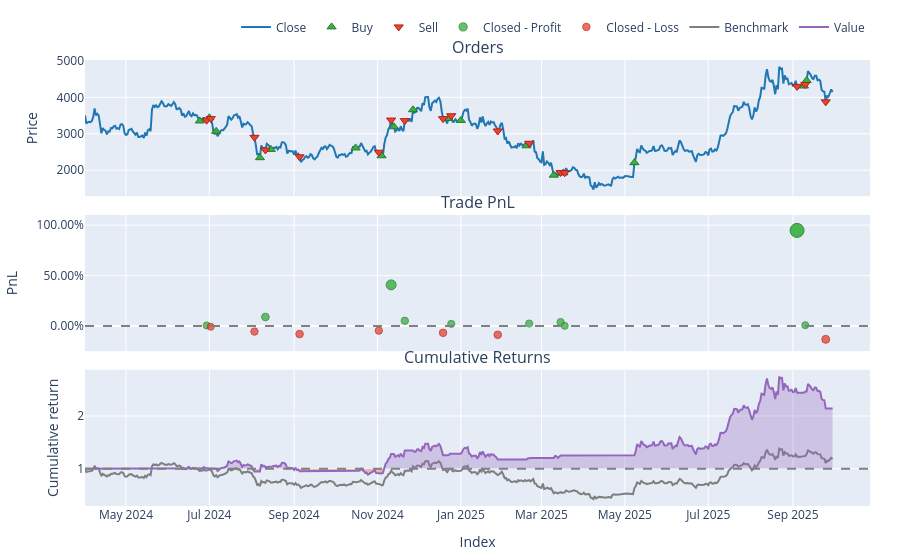

Notebook code for this chart:
### Code cell
fig4 = pf['ETHUSD'].plot()
fig4.update_layout(autosize=True)
fig4.update_layout(
    autosize=True,
    height=None,  # Remove fixed height
    width=None,   # Remove fixed width
)
fig4.write_html("strategy_chart.html")
html_str = fig4.to_html(include_plotlyjs='cdn', full_html=False, config={"responsive": True})

fig4.show()

### Figure 1 — Plotly figure (JSON) as saved in the notebook; plotly's stock layout.template omitted (floating-point values rounded to 4 significant figures; data arrays with more than 128 entries replaced by an {"elided": "..."} marker saying what was removed)
{"data": [{"legendgroup": "0", "line": {"color": "#1f77b4"}, "mode": "lines", "name": "Close", "showlegend": true, "type": "scatter", "x": {"elided": "548 str values"}, "xaxis": "x", "y": {"elided": "548 float values"}, "yaxis": "y"}, {"customdata": {"elided": "17x9 mixed values"}, "hovertemplate": "<br>Order Id: %{customdata[0]}\n<br>Signal Index: %{customdata[1]}\n<br>Creation Index: %{customdata[2]}\n<br>Fill Index: %{customdata[3]}\n<br>Size: %{customdata[4]:,}\n<br>Price: %{customdata[5]:,}\n<br>Fees: %{customdata[6]:,}\n<br>Type: %{customdata[7]}\n<br>Stop Type: %{customdata[8]}", "legendgroup": "1", "marker": {"color": "#37B13F", "line": {"color": "rgb(38,123,44)", "width": 1}, "size": 8, "symbol": "triangle-up"}, "mode": "markers", "name": "Buy", "type": "scatter", "x": ["2024-06-24T00:00:00+00:00", "2024-07-01T00:00:00+00:00", "2024-07-06T00:00:00+00:00", "2024-08-07T00:00:00+00:00", "2024-08-15T00:00:00+00:00", "2024-10-16T00:00:00+00:00", "2024-11-04T00:00:00+00:00", "2024-11-13T00:00:00+00:00", "2024-11-27T00:00:00+00:00", "2024-12-23T00:00:00+00:00", "2025-01-01T00:00:00+00:00", "2025-02-18T00:00:00+00:00", "2025-03-10T00:00:00+00:00", "2025-03-17T00:00:00+00:00", "2025-05-08T00:00:00+00:00", "2025-09-09T00:00:00+00:00", "2025-09-11T00:00:00+00:00"], "xaxis": "x", "y": [3351.0, 3438.0, 3067.0, 2344.0, 2570.0, 2611.0, 2397.0, 3191.0, 3658.0, 3418.0, 3366.0, 2671.0, 1864.0, 1926.0, 2207.0, 4310.0, 4461.0], "yaxis": "y"}, {"customdata": {"elided": "17x9 mixed values"}, "hovertemplate": "<br>Order Id: %{customdata[0]}\n<br>Signal Index: %{customdata[1]}\n<br>Creation Index: %{customdata[2]}\n<br>Fill Index: %{customdata[3]}\n<br>Size: %{customdata[4]:,}\n<br>Price: %{customdata[5]:,}\n<br>Fees: %{customdata[6]:,}\n<br>Type: %{customdata[7]}\n<br>Stop Type: %{customdata[8]}", "legendgroup": "2", "marker": {"color": "#EA4335", "line": {"color": "rgb(181,31,18)", "width": 1}, "size": 8, "symbol": "triangle-down"}, "mode": "markers", "name": "Sell", "type": "scatter", "x": ["2024-06-29T00:00:00+00:00", "2024-07-02T00:00:00+00:00", "2024-08-03T00:00:00+00:00", "2024-08-11T00:00:00+00:00", "2024-09-05T00:00:00+00:00", "2024-11-02T00:00:00+00:00", "2024-11-11T00:00:00+00:00", "2024-11-21T00:00:00+00:00", "2024-12-19T00:00:00+00:00", "2024-12-25T00:00:00+00:00", "2025-01-28T00:00:00+00:00", "2025-02-20T00:00:00+00:00", "2025-03-15T00:00:00+00:00", "2025-03-18T00:00:00+00:00", "2025-09-04T00:00:00+00:00", "2025-09-10T00:00:00+00:00", "2025-09-25T00:00:00+00:00"], "xaxis": "x", "y": [3373.0, 3416.0, 2902.0, 2556.0, 2368.0, 2493.0, 3376.0, 3360.0, 3414.0, 3494.0, 3076.0, 2739.0, 1938.0, 1931.0, 4298.0, 4350.0, 3876.0], "yaxis": "y"}, {"customdata": [["0", "0", "2024-06-29 00:00:00+00:00", 0.6766, 0.006766], ["3", "3", "2024-08-11 00:00:00+00:00", 8.556, 0.09042], ["6", "6", "2024-11-11 00:00:00+00:00", 37.07, 0.4083], ["7", "7", "2024-11-21 00:00:00+00:00", 6.748, 0.05278], ["9", "9", "2024-12-25 00:00:00+00:00", 2.787, 0.02218], ["11", "11", "2025-02-20 00:00:00+00:00", 2.992, 0.02549], ["12", "12", "2025-03-15 00:00:00+00:00", 4.746, 0.03942], ["13", "13", "2025-03-18 00:00:00+00:00", 0.3228, 0.00258], ["14", "14", "2025-09-04 00:00:00+00:00", 118.9, 0.9475], ["15", "15", "2025-09-10 00:00:00+00:00", 2.271, 0.009297]], "hovertemplate": "<br>Exit Trade Id: %{customdata[0]}\n<br>Position Id: %{customdata[1]}\n<br>Exit Index: %{customdata[2]}\n<br>PnL: %{customdata[3]:,}\n<br>Return: %{customdata[4]:,%}", "legendgroup": "3", "marker": {"color": "#37B13F", "line": {"color": "rgb(38,123,44)", "width": 1}, "opacity": [0.7507, 0.7639, 0.8144, 0.758, 0.7531, 0.7536, 0.7558, 0.75, 0.9, 0.7511], "size": [7.031, 7.651, 10.01, 7.372, 7.145, 7.17, 7.273, 7.0, 14.0, 7.05], "symbol": "circle"}, "mode": "markers", "name": "Closed - Profit", "type": "scatter", "x": ["2024-06-29T00:00:00+00:00", "2024-08-11T00:00:00+00:00", "2024-11-11T00:00:00+00:00", "2024-11-21T00:00:00+00:00", "2024-12-25T00:00:00+00:00", "2025-02-20T00:00:00+00:00", "2025-03-15T00:00:00+00:00", "2025-03-18T00:00:00+00:00", "2025-09-04T00:00:00+00:00", "2025-09-10T00:00:00+00:00"], "xaxis": "x2", "y": [0.006766, 0.09042, 0.4083, 0.05278, 0.02218, 0.02549, 0.03942, 0.00258, 0.9475, 0.009297], "yaxis": "y2"}, {"customdata": [["1", "1", "2024-07-02 00:00:00+00:00", -0.6497, -0.006454], ["2", "2", "2024-08-03 00:00:00+00:00", -5.402, -0.05401], ["4", "4", "2024-09-05 00:00:00+00:00", -8.136, -0.07886], ["5", "5", "2024-11-02 00:00:00+00:00", -4.263, -0.04486], ["8", "8", "2024-12-19 00:00:00+00:00", -8.953, -0.06651], ["10", "10", "2025-01-28 00:00:00+00:00", -11.05, -0.086], ["16", "16", "2025-09-25 00:00:00+00:00", -32.33, -0.1311]], "hovertemplate": "<br>Exit Trade Id: %{customdata[0]}\n<br>Position Id: %{customdata[1]}\n<br>Exit Index: %{customdata[2]}\n<br>PnL: %{customdata[3]:,}\n<br>Return: %{customdata[4]:,%}", "legendgroup": "4", "marker": {"color": "#EA4335", "line": {"color": "rgb(181,31,18)", "width": 1}, "opacity": [0.7506, 0.7582, 0.7621, 0.7567, 0.7601, 0.7632, 0.7704], "size": [7.029, 7.381, 7.565, 7.313, 7.474, 7.618, 7.952], "symbol": "circle"}, "mode": "markers", "name": "Closed - Loss", "type": "scatter", "x": ["2024-07-02T00:00:00+00:00", "2024-08-03T00:00:00+00:00", "2024-09-05T00:00:00+00:00", "2024-11-02T00:00:00+00:00", "2024-12-19T00:00:00+00:00", "2025-01-28T00:00:00+00:00", "2025-09-25T00:00:00+00:00"], "xaxis": "x2", "y": [-0.006454, -0.05401, -0.07886, -0.04486, -0.06651, -0.086, -0.1311], "yaxis": "y2"}, {"legendgroup": "5", "line": {"color": "#7f7f7f"}, "mode": "lines", "name": "Benchmark", "showlegend": true, "type": "scatter", "x": {"elided": "548 str values"}, "xaxis": "x3", "y": {"elided": "548 float values"}, "yaxis": "y3"}, {"hoverinfo": "skip", "line": {"color": "rgba(0, 0, 0, 0)", "width": 0}, "mode": "lines", "opacity": 0, "showlegend": false, "type": "scatter", "x": {"elided": "548 str values"}, "xaxis": "x3", "y": {"elided": "548 int values"}, "yaxis": "y3"}, {"connectgaps": false, "fill": "tonexty", "fillcolor": "rgba(148,103,189,0.3000)", "hoverinfo": "skip", "line": {"color": "rgba(0, 0, 0, 0)", "width": 0}, "mode": "lines", "opacity": 0, "showlegend": false, "type": "scatter", "x": {"elided": "548 str values"}, "xaxis": "x3", "y": {"elided": "548 float values"}, "yaxis": "y3"}, {"hoverinfo": "skip", "line": {"color": "rgba(0, 0, 0, 0)", "width": 0}, "mode": "lines", "opacity": 0, "showlegend": false, "type": "scatter", "x": {"elided": "548 str values"}, "xaxis": "x3", "y": {"elided": "548 int values"}, "yaxis": "y3"}, {"connectgaps": false, "fill": "tonexty", "fillcolor": "rgba(220,57,18,0.3000)", "hoverinfo": "skip", "line": {"color": "rgba(0, 0, 0, 0)", "width": 0}, "mode": "lines", "opacity": 0, "showlegend": false, "type": "scatter", "x": {"elided": "548 str values"}, "xaxis": "x3", "y": {"elided": "548 float values"}, "yaxis": "y3"}, {"legendgroup": "6", "line": {"color": "#9467bd"}, "mode": "lines", "name": "Value", "showlegend": true, "type": "scatter", "x": {"elided": "548 str values"}, "xaxis": "x3", "y": {"elided": "548 float values"}, "yaxis": "y3"}, {"hoverinfo": "skip", "line": {"color": "rgba(0, 0, 0, 0)", "width": 0}, "mode": "lines", "opacity": 0, "showlegend": false, "type": "scatter", "x": {"elided": "548 str values"}, "xaxis": "x3", "y": {"elided": "548 int values"}, "yaxis": "y3"}], "layout": {"annotations": [{"font": {"size": 16}, "showarrow": false, "text": "Orders", "x": 0.5, "xanchor": "center", "xref": "paper", "y": 1, "yanchor": "bottom", "yref": "paper"}, {"font": {"size": 16}, "showarrow": false, "text": "Trade PnL", "x": 0.5, "xanchor": "center", "xref": "paper", "y": 0.6528, "yanchor": "bottom", "yref": "paper"}, {"font": {"size": 16}, "showarrow": false, "text": "Cumulative Returns", "x": 0.5, "xanchor": "center", "xref": "paper", "y": 0.3056, "yanchor": "bottom", "yref": "paper"}], "autosize": true, "legend": {"orientation": "h", "traceorder": "normal", "x": 1, "xanchor": "right", "y": 1.042, "yanchor": "bottom"}, "margin": {"b": 30, "l": 30, "r": 30, "t": 30}, "shapes": [{"line": {"color": "gray", "dash": "dash"}, "type": "line", "x0": 0, "x1": 1, "xref": "paper", "y0": 0, "y1": 0, "yref": "y2"}, {"line": {"color": "gray", "dash": "dash"}, "type": "line", "x0": 0, "x1": 1, "xref": "paper", "y0": 1, "y1": 1, "yref": "y3"}], "showlegend": true, "xaxis": {"anchor": "y", "domain": [0, 1], "matches": "x3", "showticklabels": false, "title": {}}, "xaxis2": {"anchor": "y2", "domain": [0, 1], "matches": "x3", "showticklabels": false, "title": {}}, "xaxis3": {"anchor": "y3", "domain": [0, 1], "title": {"text": "Index"}}, "yaxis": {"anchor": "x", "domain": [0.6944, 1], "title": {"text": "Price"}}, "yaxis2": {"anchor": "x2", "domain": [0.3472, 0.6528], "tickformat": ".2%", "title": {"text": "PnL"}}, "yaxis3": {"anchor": "x3", "domain": [0, 0.3056], "title": {"text": "Cumulative return"}}}}
